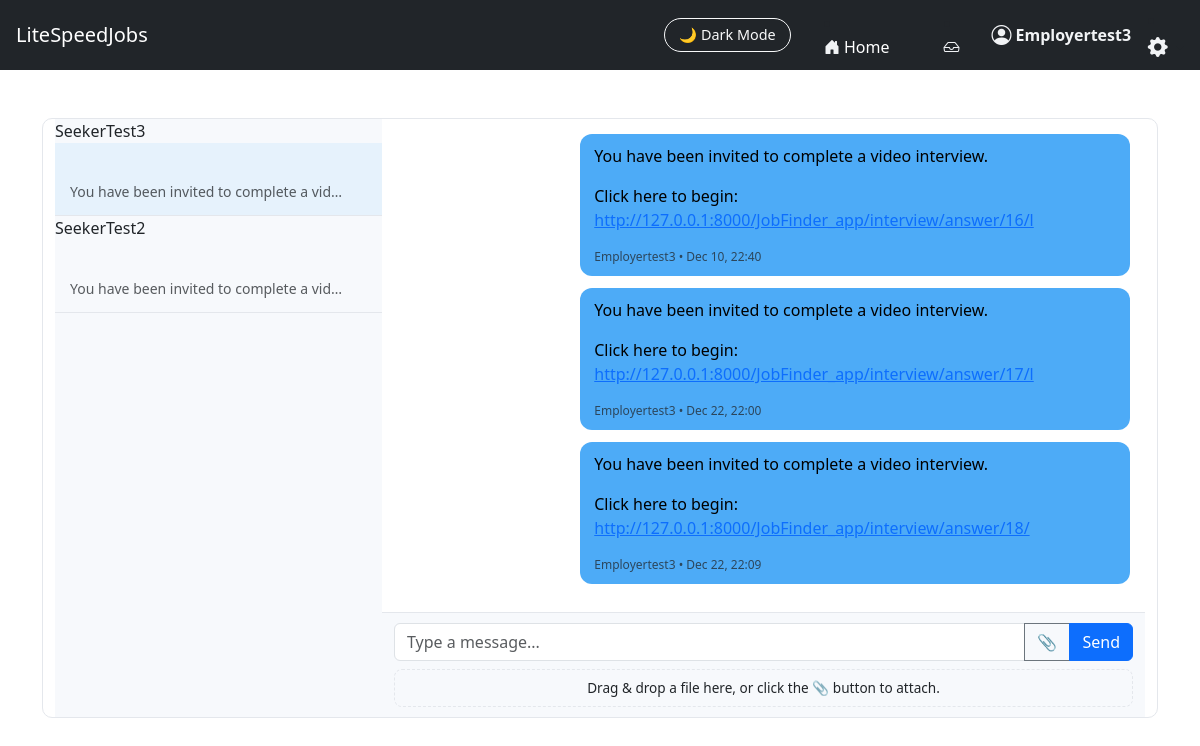
Screenshot of /JobFinder_app/messages/?c=8 (signed in) with the database file from the repository.
### JobFinder_app/models.py (models this page shows, shortened)
class Conversation(models.Model):
    user1 = models.ForeignKey(User, on_delete=models.CASCADE, related_name="conversations_as_user1", null=True, blank=True)
    user2 = models.ForeignKey(User, on_delete=models.CASCADE, related_name="conversations_as_user2",null=True, blank=True)
    job = models.ForeignKey("Job", null=True, blank=True, on_delete=models.CASCADE)
    created_at = models.DateTimeField(auto_now_add=True)
    def get_other_user(self, me):
        return self.user2 if me == self.user1 else self.user1

class Message(models.Model):
    sender = models.ForeignKey(
        User, on_delete=models.CASCADE, related_name="sent_messages"
    )
    receiver = models.ForeignKey(
        User, on_delete=models.CASCADE, related_name="received_messages"
    )
    conversation = models.ForeignKey("Conversation", on_delete=models.CASCADE, related_name="messages", null=True, blank=True)
    subject = models.CharField(max_length=255)
    body = models.TextField(blank=True, default="The body was not filled in.")
    attachement = models.FileField(upload_to="messages_attachments/", null=True, blank=True)
    job = models.ForeignKey(Job, on_delete=models.CASCADE, null=True, blank=True)
    created_at = models.DateTimeField(auto_now_add=True)
    is_read = models.BooleanField(default=False)

### JobFinder_app/views.py (the view)
# urls.py: path("messages/", views.inbox_pro, name="inbox_pro"),
@login_required
def inbox_pro(request):
    unread_count = Message.objects.filter(
        receiver=request.user,
        is_read=False
    ).count()
    conversations = Conversation.objects.filter(
        Q(user1=request.user) | Q(user2=request.user)
    ).order_by("-created_at")
    convo_id = request.GET.get("c")
    active_conversation = None
    if convo_id:
        active_conversation = get_object_or_404(
            conversations, id=convo_id
        )
        Message.objects.filter(
            conversation=active_conversation,
            receiver=request.user,
            is_read=False
        ).update(is_read=True)
    return render(request, "JobFinder_app/inbox_pro.html", {
        "conversations": conversations,
        "active_conversation": active_conversation,
        "unread_count": unread_count,
    })

### JobFinder_app/templatetags/message_tags.py (called while the page is built)
@register.filter
def other_user(conversation, user):
    return conversation.get_other_user(user)

### JobFinder_app/templates/JobFinder_app/inbox_pro.html (shortened to what this page needs)
{% extends "JobFinder_app/base.html" %}
{% load message_tags %}
{% block content %}
<div class="container mt-4 inbox-container">
    <div class="conversation-list">
        {% for convo in conversations %}
            {% with other=convo|other_user:request.user %}
                {{ other.username }}
            {% endwith %}
                <a href="?c={{ convo.id }}" class="text-decoration-none text-reset">
                    <div class="conversation-item {% if active_conversation and active_conversation.id == convo.id %}active{% endif %}">
                        <strong>{{ other.username }}</strong><br>
                        <small class="text-muted">
                            {% with last=convo.messages.last %}
                                {% if last %}
                                    {{ last.body|default:"(attachment)"|truncatechars:40 }}
                                {% else %}
                                    No messages yet
                                {% endif %}
                            {% endwith %}
                        </small>
                    </div>
                </a>
        {% empty %}
            <div class="p-3 dark-muted">No conversations yet.</div>
        {% endfor %}
    </div>
    <div class="chat-window">
        {% if active_conversation %}
            <div class="chat-messages" id="chatMessages">
                {% for msg in active_conversation.messages.all %}
                    <div class="message-bubble {% if msg.sender == request.user %}sent{% else %}received{% endif %}">
                        {% if msg.body %}
                            <div>{{ msg.body|urlize|linebreaks }}</div>
                        {% endif %}
                        <small class="text-muted d-block mt-1" style="font-size: 0.75rem;">
                            {{ msg.sender.username }} • {{ msg.created_at|date:"M d, H:i" }}
                        </small>
                    </div>
                {% endfor %}
            </div>
            <form method="POST" enctype="multipart/form-data" class="chat-input" id="chatForm">
                <div class="input-group">
                    <input type="text" name="message" class="form-control" placeholder="Type a message...">
                    <button type="button" class="btn btn-outline-secondary" id="attachBtn">📎</button>
                    <button class="btn btn-primary">Send</button>
                </div>
                <div class="drop-zone mt-2" id="dropZone">
                    Drag & drop a file here, or click the 📎 button to attach.
                </div>
            </form>
        {% else %}
            <div class="d-flex justify-content-center align-items-center h-100">
                <h5 class="text-muted">Select a conversation to start messaging.</h5>
            </div>
        {% endif %}
    </div>
</div>
{% endblock %}

### JobFinder_app/templates/JobFinder_app/base.html (shortened to what this page needs)
<!DOCTYPE html>
<html lang="en" data-theme="light">
<head>
    <link href="https://cdn.jsdelivr.net/npm/bootstrap@5.3.2/dist/css/bootstrap.min.css" rel="stylesheet">
    <link href="https://cdn.jsdelivr.net/npm/bootstrap-icons@1.11.1/font/bootstrap-icons.css" rel="stylesheet">
</head>
<body>
{% load message_tags %}
<nav class="navbar navbar-expand-lg navbar-dark bg-dark px-3">
    <a class="navbar-brand" href="/">LiteSpeedJobs</a>
    <div class="ms-auto d-flex align-items-center">
        <button id="darkModeToggle" class="btn btn-outline-light ms-3">
            🌙 Dark Mode
        </button>&nbsp;&nbsp;&nbsp;&nbsp;&nbsp;&nbsp;&nbsp;&nbsp;
        <li class="nav-item">
            <a class="nav-link d-flex align-items-center home-link"
            href="{% url 'landing' %}">
                <i class="bi bi-house-door-fill me-1 nav-icon"></i>
                <span class="d-none d-md-inline">Home</span>&nbsp;&nbsp;&nbsp;&nbsp;&nbsp;
            </a>
        </li>
        {% if user.is_authenticated %}&nbsp;&nbsp;&nbsp;&nbsp;&nbsp;&nbsp;&nbsp;&nbsp;
        <li class="nav-item position-relative">
            <a href="{% url 'inbox_pro' %}" class="nav-link">
                <i class="bi bi-inbox"></i>
            </a>
        </li>
        {% else %}
        <li class="nav-item">
            <a href="{% url 'login' %}" class="nav-link">
                <i class="bi bi-inbox"></i>
            </a>
        </li>
        {% endif %}&nbsp;&nbsp;&nbsp;&nbsp;&nbsp;&nbsp;
        {% if request.user.is_authenticated %}
            <a href="{% url 'role_redirect' %}"
                class="nav-link d-flex align-items-center gap-1 user-link">
                <i class="bi bi-person-circle nav-icon fs-5"></i>
             <span class="d-none d-md-inline">
                 <strong>{{ request.user.username }}</strong>&nbsp;&nbsp;&nbsp;&nbsp;
            </span>
        {% endif %}
        <li class="nav-item dropdown">
            <a class="nav-link dropdown-toggle p-0"
            href="#"
            id="settingsDropdown"
            role="button"
            data-bs-toggle="dropdown"
            aria-expanded="false"
            data-bs-placement="bottom"
            title="Account settings">
                <i class="bi bi-gear-fill fs-5 text-white"></i>
            </a>
        </li>
    </div>
</nav>
<div class="container py-4">
    {% block content %}{% endblock %}
</div>
</body>
</html>

### JobFinder_app/templates/JobFinder_app/base.html (style rules this page uses)
:root { --ls-bg: #ffffff; --ls-bg-card: #f7f9fc; --ls-text: #141414; --ls-text-muted: #555; --ls-border: #e4e7ec; --ls-icon-color: #f1f3f5; --ls-primary: #4dabf7; --ls-dark-bg: #0e1116; --ls-dark-bg-card: #1a1d24; --ls-dark-border: #2b2e36; --ls-dark-text: #f1f3f7; --ls-dark-muted: #b7bcc7; }
body { transition: background 0.3s ease, color 0.3s ease; }
.navbar { transition: background 0.3s ease; }
.btn { transition: background 0.25s ease, color 0.25s ease, border 0.25s ease; }
.navbar .nav-link i, .navbar .inbox-icon { color: var(--ls-icon-color) !important; transition: color 0.2s ease; }
.user-link .nav-icon, .user-link span { color: var(--ls-icon-color); transition: color 0.2s ease; font-weight: 500; }
.home-link, .home-link i { color: #ffffff !important; }
.bi-gear-fill { transition: transform 0.3s ease; }
#darkModeToggle { font-size: 0.9rem; border-radius: 25px; padding: 5px 14px; cursor: pointer; }

### JobFinder_app/templates/JobFinder_app/inbox_pro.html (style rules this page uses)
.inbox-container { display: flex; height: 75vh; border-radius: 10px; overflow: hidden; border: 1px solid var(--ls-border); }
.conversation-list { width: 30%; overflow-y: auto; background-color: var(--ls-bg-card); }
.conversation-item { padding: 12px 15px; border-bottom: 1px solid var(--ls-border); cursor: pointer; transition: background 0.2s ease; }
.conversation-item.active { background-color: rgba(77, 171, 247, 0.1); }
.chat-window { width: 70%; display: flex; flex-direction: column; background-color: var(--ls-bg); }
.chat-messages { flex-grow: 1; overflow-y: auto; padding: 15px; }
.message-bubble { max-width: 75%; padding: 10px 14px; margin-bottom: 12px; border-radius: 12px; }
.sent { background-color: var(--ls-primary); color: #000; margin-left: auto; }
.chat-input { padding: 10px 12px; border-top: 1px solid var(--ls-border); background-color: var(--ls-bg-card); }
.drop-zone { border: 1px dashed var(--ls-border); border-radius: 8px; padding: 8px; text-align: center; margin-top: 6px; font-size: 0.85rem; }

### rows the page displays
Conversation: messages.last.body "You have been invited to complete a vid…"
Conversation: messages.last.body "You have been invited to complete a vid…"
Message: body "You have been invited to complete a video interview. Click here to begin: http://127.0.0.1:8000/JobFinder_app/interview/answer/16/l", sender.username "Employertest3", created_at "Dec 10, 22:40"
Message: body "You have been invited to complete a video interview. Click here to begin: http://127.0.0.1:8000/JobFinder_app/interview/answer/17/l", sender.username "Employertest3", created_at "Dec 22, 22:00"
Message: body "You have been invited to complete a video interview. Click here to begin: http://127.0.0.1:8000/JobFinder_app/interview/answer/18/", sender.username "Employertest3", created_at "Dec 22, 22:09"

### other values shown
{{ request.user.username }} "Employertest3"
{{ other.username }} "SeekerTest3"
{{ other.username }} "SeekerTest2"
